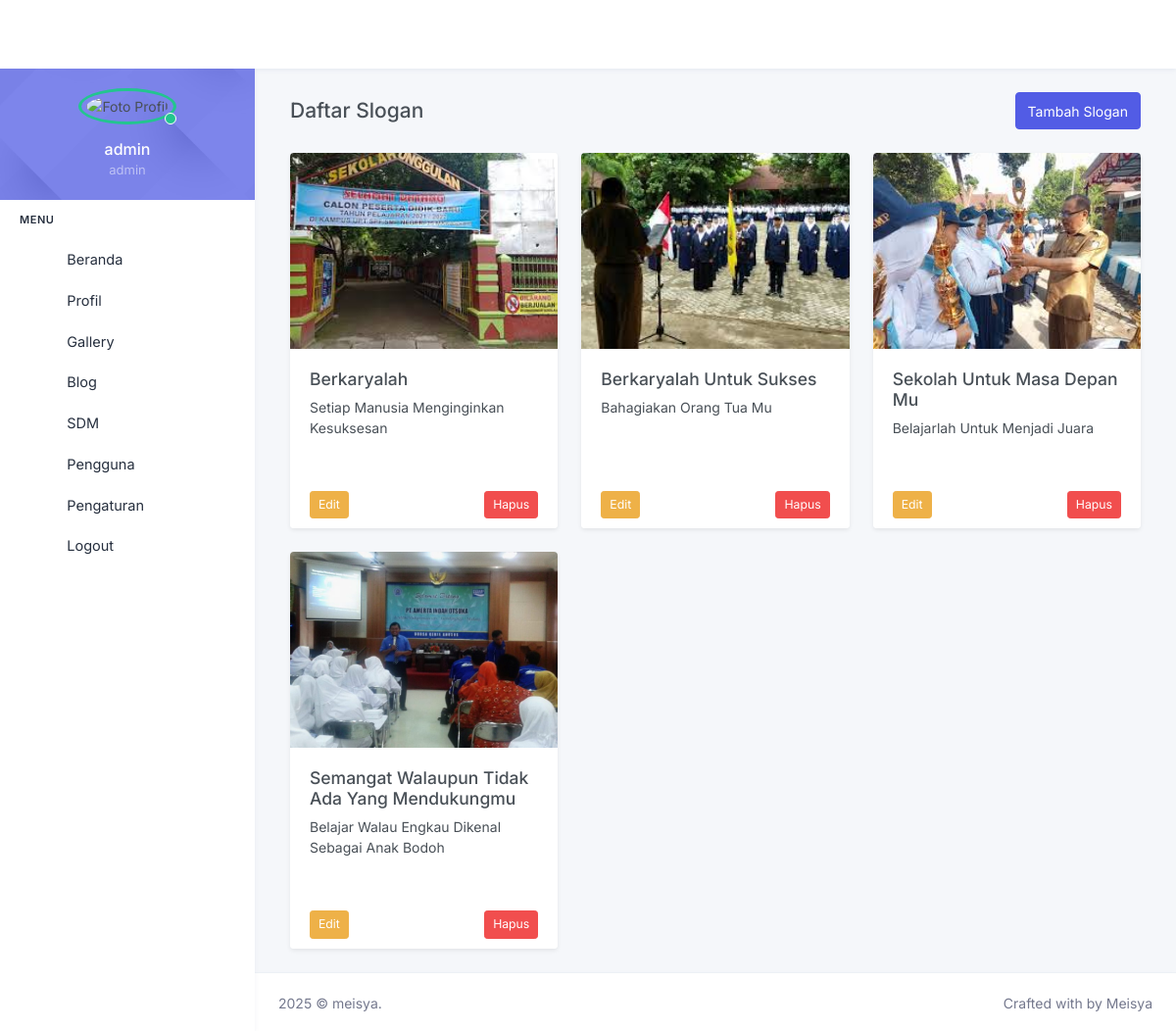
/page/index.php?page=beranda (signed in), run on the app's committed database.
### tables this page shows
CREATE TABLE `home` (
  `id` int NOT NULL,
  `judul_slogan` varchar(200) NOT NULL,
  `isi_slogan` varchar(200) NOT NULL,
  `gambar_slogan` varchar(200) NOT NULL
);

### page/beranda.php (the view)
<div class="container py-4">
    <div class="d-flex justify-content-between align-items-center mb-4">
        <h4 class="mb-0">Daftar Slogan</h4>
        <a href="?page=home&aksi=tambahslogan" class="btn btn-primary">
            <i class="bi bi-plus-lg"></i> Tambah Slogan
        </a>
    </div>
    <div class="row g-4">
        <?php
        $query = mysqli_query($conn, "SELECT * FROM home");
        while ($data = mysqli_fetch_assoc($query)) {
        ?>
        <div class="col-md-6 col-lg-4">
            <div class="card shadow-sm h-100">
                <img src="../assets/img/slogan/<?= $data['gambar_slogan'] ?>" class="card-img-top" alt="Slogan" style="height: 200px; object-fit: cover;">
                <div class="card-body">
                    <h5 class="card-title"><?= $data['judul_slogan'] ?></h5>
                    <p class="card-text"><?= $data['isi_slogan'] ?></p>
                </div>
                <div class="card-footer bg-white border-0 d-flex justify-content-between">
                    <a href="?page=home&aksi=editslogan&id=<?= $data['id'] ?>" class="btn btn-sm btn-warning">
                        <i class="bi bi-pencil-square"></i> Edit
                    </a>
                    <a href="?page=home&aksi=hapusslogan&id=<?= $data['id'] ?>" class="btn btn-sm btn-danger" onclick="return confirm('Yakin ingin menghapus slogan ini?');">
                        <i class="bi bi-trash"></i> Hapus
                    </a>
                </div>
            </div>
        </div>
        <?php } ?>
    </div>
</div>

### data on the page
home: gambar_slogan (picture), judul_slogan "Berkaryalah", isi_slogan "Setiap Manusia Menginginkan Kesuksesan"
home: gambar_slogan (picture), judul_slogan "Berkaryalah Untuk Sukses", isi_slogan "Bahagiakan Orang Tua Mu"
home: gambar_slogan (picture), judul_slogan "Sekolah Untuk Masa Depan Mu", isi_slogan "Belajarlah Untuk Menjadi Juara"
home: gambar_slogan (picture), judul_slogan "Semangat Walaupun Tidak Ada Yang Mendukungmu", isi_slogan "Belajar Walau Engkau Dikenal Sebagai Anak Bodoh"

### other printed values
$username "admin"
$role "admin"
$item['title'] "Beranda"
$item['title'] "Profil"
$item['title'] "Gallery"
$item['title'] "Blog"
$item['title'] "SDM"
$item['title'] "Pengguna"
$item['title'] "Pengaturan"
$item['title'] "Logout"
